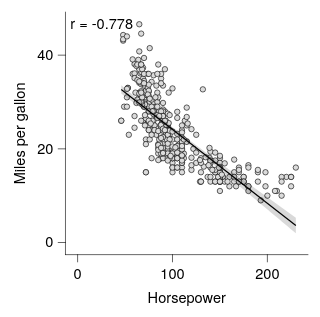

The Vega-Lite source for this figure:
### Vega-Lite specification from a JSON file in a GitHub repository (floating-point values rounded to 4 significant figures; data arrays with more than 128 entries replaced by an {"elided": "..."} marker saying what was removed)
{"background": null, "config": {"arc": {"fill": "#DBDBDB", "fillOpacity": 1.0, "innerRadius": 25.0, "padAngle": 0.03, "stroke": "black", "strokeOpacity": 1, "strokeWidth": 0.25}, "area": {"fill": "#DBDBDB", "fillOpacity": 1.0, "stroke": "black", "strokeOpacity": 1, "strokeWidth": 0.25}, "axis": {"domain": true, "domainCap": "round", "domainColor": "black", "domainWidth": 0.25, "grid": false, "gridCap": "round", "gridColor": "#F1F1F1", "gridDash": [0, 0], "gridOpacity": 1.0, "gridWidth": 0.25, "labelColor": "black", "labelFont": "Helvetica Neue, HelveticaNeue, Helvetica, Arial, sans-serif", "labelFontSize": 6, "labelFontStyle": "normal", "labelFontWeight": 400, "offset": 0, "ticks": true, "tickCap": "round", "tickColor": "black", "tickRound": false, "tickSize": 3.0, "tickWidth": 0.25, "titleColor": "black", "titleFont": "Helvetica Neue, HelveticaNeue, Helvetica, Arial, sans-serif", "titleFontSize": 6, "titleFontStyle": "normal", "titleFontWeight": 400}, "axisX": {"domain": true, "labelAlign": "center", "labelAngle": 0, "labels": true, "ticks": true, "translate": 0}, "axisY": {"domain": true, "labelAlign": "right", "labelAngle": 0, "labels": true, "ticks": true, "translate": 0}, "axisRight": {"domain": true, "labelAlign": "left", "labelAngle": 0, "labels": true, "ticks": true, "translate": 0}, "axisTop": {"domain": true, "labelAlign": "center", "labelAngle": 0, "labels": true, "ticks": true, "translate": 0}, "axisBand": {"tickOffset": 0}, "bar": {"fill": "#DBDBDB", "fillOpacity": 1.0, "stroke": "black", "strokeOpacity": 1, "strokeWidth": 0.25}, "boxplot": {"size": 9.0, "ticks": {"cornerRadius": 0.25, "fill": "black", "opacity": 1, "size": 4.5, "thickness": 0.25}, "box": {"fillOpacity": 1.0, "stroke": "black", "strokeOpacity": 1, "strokeWidth": 0.25}, "median": {"cornerRadius": 0, "fill": "black", "fillOpacity": 1.0, "opacity": 1, "size": 9.0, "thickness": 0.25}, "rule": {"fill": "black", "fillOpacity": 1.0, "size": 10.0, "stroke": "black", "strokeDash": [0, 0], "strokeOpacity": 1, "strokeWidth": 0.25}, "outliers": {"color": "black", "fill": "black", "fillOpacity": 1.0, "size": 0, "stroke": "black", "strokeOpacity": 1, "strokeWidth": 0.25}}, "circle": {"fill": "black", "fillOpacity": 1.0, "size": 1.25, "stroke": null, "strokeOpacity": 1, "strokeWidth": 0.25}, "errorband": {"band": {"fillOpacity": 0.6, "stroke": null, "strokeWidth": 0.25, "strokeOpacity": 1}, "borders": {"opacity": 0, "strokeOpacity": 1, "strokeWidth": 0.25}}, "errorbar": {"opacity": 1, "rule": {"strokeDash": [0, 0], "strokeWidth": 0.25}, "ticks": {"color": "black", "cornerRadius": 0.125, "opacity": 1, "size": 6.0, "thickness": 0.25}, "thickness": 0.25}, "font": "Helvetica Neue, HelveticaNeue, Helvetica, Arial, sans-serif", "geoshape": {"fill": "#DBDBDB", "fillOpacity": 1.0, "stroke": "black", "strokeOpacity": 1, "strokeWidth": 0.25}, "header": {"labelColor": "black", "labelFont": "Helvetica Neue, HelveticaNeue, Helvetica, Arial, sans-serif", "labelFontSize": 6, "labelFontStyle": "normal", "labelFontWeight": 400, "titleColor": "black", "titleFont": "Helvetica Neue, HelveticaNeue, Helvetica, Arial, sans-serif", "titleFontSize": 6, "titleFontStyle": "normal", "titleFontWeight": 400, "titlePadding": 0}, "legend": {"disable": false, "offset": 4.5, "titlePadding": 4, "labelOffset": 2, "gradientLabelOffset": 2, "columnPadding": 4, "rowPadding": 2, "gradientThickness": 5, "gradientOpacity": 1.0, "gradientStrokeColor": "black", "gradientStrokeWidth": 0.25, "labelColor": "black", "labelFont": "Helvetica Neue, HelveticaNeue, Helvetica, Arial, sans-serif", "labelFontSize": 6, "labelFontStyle": "normal", "labelFontWeight": 400, "strokeColor": "black", "strokeWidth": 0, "symbolSize": 36, "symbolStrokeColor": "black", "symbolStrokeWidth": 0.25, "titleColor": "black", "titleFont": "Helvetica Neue, HelveticaNeue, Helvetica, Arial, sans-serif", "titleFontSize": 6, "titleFontStyle": "normal", "titleFontWeight": 400}, "line": {"color": "black", "stroke": "black", "strokeCap": "butt", "strokeDash": [0, 0], "strokeOpacity": 1, "strokeWidth": 0.5}, "point": {"filled": true, "fill": "#DBDBDB", "fillOpacity": 1.0, "size": 5.0, "stroke": "black", "strokeOpacity": 1, "strokeWidth": 0.25}, "range": {"category": ["#9D9D9D", "#28287D", "#004225", "#47266F", "#00605D", "#DBDBDB", "#7983C1", "#6E927B", "#937FB4", "#699A97"], "diverging": {"scheme": ["#4F4265", "#6A5C82", "#85789D", "#A196B7", "#BDB5CE", "#D8D6DD", "#F6F6F6", "#CED8D7", "#9DBFBD", "#75A3A0", "#518683", "#326967", "#164D4B"]}, "heatmap": {"scheme": ["#440154", "#472270", "#433E82", "#38598C", "#2C728E", "#238A8D", "#24A086", "#39B578", "#5DC862", "#96D646", "#CAE02D", "#FDE724"]}, "ordinal": {"scheme": ["#F1F1F1", "#DBDBDB", "#C6C6C6", "#B2B2B2", "#9D9D9D", "#898989", "#767676", "#636363", "#515151", "#404040", "#2F2F2F", "#1F1F1F"]}, "ramp": {"scheme": ["#440154", "#472270", "#433E82", "#38598C", "#2C728E", "#238A8D", "#24A086", "#39B578", "#5DC862", "#96D646", "#CAE02D", "#FDE724"]}}, "rule": {"color": "black", "stroke": "black", "strokeCap": "round", "strokeDash": [2, 2], "strokeOpacity": 1, "strokeWidth": 0.25}, "scale": {"barBandPaddingInner": 0.1, "rectBandPaddingInner": 0, "tickBandPaddingInner": 0.1, "bandPaddingOuter": 0.1, "bandWithNestedOffsetPaddingInner": 0.2, "bandWithNestedOffsetPaddingOuter": 0.2, "offsetBandPaddingInner": 0, "offsetBandPaddingOuter": 0, "continuousPadding": 5.0, "round": false}, "rect": {"fill": "#DBDBDB", "fillOpacity": 1.0, "stroke": "black", "strokeOpacity": 1, "strokeWidth": 0.25}, "square": {"fill": "#DBDBDB", "fillOpacity": 1.0, "size": 10.0, "stroke": "black", "strokeOpacity": 1, "strokeWidth": 0.25}, "text": {"color": "black", "font": "Helvetica Neue, HelveticaNeue, Helvetica, Arial, sans-serif", "fontSize": 6, "fontStyle": "normal", "fontWeight": 400}, "tick": {"color": "black", "cornerRadius": 0.125, "opacity": 1.0, "size": 9.0, "thickness": 0.25}, "title": {"anchor": "middle", "frame": "group", "color": "black", "font": "Helvetica Neue, HelveticaNeue, Helvetica, Arial, sans-serif", "fontSize": 6, "fontStyle": "normal", "fontWeight": 400, "subtitleColor": "black", "subtitleFont": "Helvetica Neue, HelveticaNeue, Helvetica, Arial, sans-serif", "subtitleFontSize": 6, "subtitleFontStyle": "normal", "subtitleFontWeight": 400}, "trail": {"color": "black", "opacity": 1, "size": 0.5}, "view": {"continuousWidth": 100, "continuousHeight": 100, "discreteWidth": 100, "discreteHeight": 100, "fill": null, "stroke": null, "strokeWidth": 0.25}}, "layer": [{"data": {"name": "data-7285c4e2e195e5a75737a34913199f5f"}, "mark": {"type": "point"}, "encoding": {"x": {"field": "Horsepower", "type": "quantitative", "scale": {"nice": false}}, "y": {"field": "Miles_per_Gallon", "title": "Miles per gallon", "type": "quantitative", "scale": {"nice": false}}}}, {"layer": [{"data": {"name": "data-bdec693c0d523f811cea200769bb0903"}, "mark": {"type": "area", "fill": "black", "fillOpacity": 0.15, "stroke": null, "strokeWidth": 0}, "encoding": {"x": {"field": "Horsepower", "type": "quantitative", "scale": {"nice": false}}, "y": {"field": "Miles_per_Gallon", "type": "quantitative", "scale": {"nice": false}}, "y2": {"field": "__ci_hi"}}}, {"data": {"name": "data-e5e41d7cdc7704607649085c2c14cc40"}, "mark": {"type": "line"}, "encoding": {"x": {"field": "Horsepower", "type": "quantitative", "scale": {"nice": false}}, "y": {"field": "Miles_per_Gallon", "type": "quantitative", "scale": {"nice": false}}}}, {"data": {"values": [{"__dysonsphere__": 1}]}, "mark": {"type": "text", "align": "left", "angle": 0, "baseline": "top", "dx": 0, "dy": 0, "fontSize": 6, "opacity": 1.0}, "encoding": {"text": {"value": "r = -0.778"}, "x": {"value": 2}, "y": {"value": 2}}}], "name": "__dysonsphere_76376099648bb858_45"}], "$schema": "https://vega.github.io/schema/vega-lite/v6.4.1.json", "datasets": {"data-7285c4e2e195e5a75737a34913199f5f": {"elided": "392 records"}, "data-bdec693c0d523f811cea200769bb0903": [{"Horsepower": 46.0, "Miles_per_Gallon": 31.79, "__ci_hi": 33.56, "__dysonsphere__": 1}, {"Horsepower": 48.92, "Miles_per_Gallon": 31.36, "__ci_hi": 33.07, "__dysonsphere__": 1}, {"Horsepower": 51.84, "Miles_per_Gallon": 30.93, "__ci_hi": 32.58, "__dysonsphere__": 1}, {"Horsepower": 54.76, "Miles_per_Gallon": 30.5, "__ci_hi": 32.09, "__dysonsphere__": 1}, {"Horsepower": 57.68, "Miles_per_Gallon": 30.06, "__ci_hi": 31.6, "__dysonsphere__": 1}, {"Horsepower": 60.6, "Miles_per_Gallon": 29.63, "__ci_hi": 31.11, "__dysonsphere__": 1}, {"Horsepower": 63.52, "Miles_per_Gallon": 29.2, "__ci_hi": 30.62, "__dysonsphere__": 1}, {"Horsepower": 66.44, "Miles_per_Gallon": 28.76, "__ci_hi": 30.13, "__dysonsphere__": 1}, {"Horsepower": 69.37, "Miles_per_Gallon": 28.33, "__ci_hi": 29.65, "__dysonsphere__": 1}, {"Horsepower": 72.29, "Miles_per_Gallon": 27.89, "__ci_hi": 29.16, "__dysonsphere__": 1}, {"Horsepower": 75.21, "Miles_per_Gallon": 27.45, "__ci_hi": 28.68, "__dysonsphere__": 1}, {"Horsepower": 78.13, "Miles_per_Gallon": 27.01, "__ci_hi": 28.19, "__dysonsphere__": 1}, {"Horsepower": 81.05, "Miles_per_Gallon": 26.57, "__ci_hi": 27.71, "__dysonsphere__": 1}, {"Horsepower": 83.97, "Miles_per_Gallon": 26.13, "__ci_hi": 27.23, "__dysonsphere__": 1}, {"Horsepower": 86.89, "Miles_per_Gallon": 25.69, "__ci_hi": 26.76, "__dysonsphere__": 1}, {"Horsepower": 89.81, "Miles_per_Gallon": 25.24, "__ci_hi": 26.28, "__dysonsphere__": 1}, {"Horsepower": 92.73, "Miles_per_Gallon": 24.79, "__ci_hi": 25.81, "__dysonsphere__": 1}, {"Horsepower": 95.65, "Miles_per_Gallon": 24.34, "__ci_hi": 25.34, "__dysonsphere__": 1}, {"Horsepower": 98.57, "Miles_per_Gallon": 23.88, "__ci_hi": 24.87, "__dysonsphere__": 1}, {"Horsepower": 101.5, "Miles_per_Gallon": 23.43, "__ci_hi": 24.4, "__dysonsphere__": 1}, {"Horsepower": 104.4, "Miles_per_Gallon": 22.97, "__ci_hi": 23.94, "__dysonsphere__": 1}, {"Horsepower": 107.3, "Miles_per_Gallon": 22.51, "__ci_hi": 23.48, "__dysonsphere__": 1}, {"Horsepower": 110.3, "Miles_per_Gallon": 22.04, "__ci_hi": 23.03, "__dysonsphere__": 1}, {"Horsepower": 113.2, "Miles_per_Gallon": 21.57, "__ci_hi": 22.57, "__dysonsphere__": 1}, {"Horsepower": 116.1, "Miles_per_Gallon": 21.1, "__ci_hi": 22.12, "__dysonsphere__": 1}, {"Horsepower": 119.0, "Miles_per_Gallon": 20.63, "__ci_hi": 21.67, "__dysonsphere__": 1}, {"Horsepower": 121.9, "Miles_per_Gallon": 20.15, "__ci_hi": 21.22, "__dysonsphere__": 1}, {"Horsepower": 124.9, "Miles_per_Gallon": 19.68, "__ci_hi": 20.78, "__dysonsphere__": 1}, {"Horsepower": 127.8, "Miles_per_Gallon": 19.2, "__ci_hi": 20.34, "__dysonsphere__": 1}, {"Horsepower": 130.7, "Miles_per_Gallon": 18.72, "__ci_hi": 19.9, "__dysonsphere__": 1}, {"Horsepower": 133.6, "Miles_per_Gallon": 18.23, "__ci_hi": 19.46, "__dysonsphere__": 1}, {"Horsepower": 136.5, "Miles_per_Gallon": 17.75, "__ci_hi": 19.02, "__dysonsphere__": 1}, {"Horsepower": 139.5, "Miles_per_Gallon": 17.26, "__ci_hi": 18.58, "__dysonsphere__": 1}, {"Horsepower": 142.4, "Miles_per_Gallon": 16.78, "__ci_hi": 18.15, "__dysonsphere__": 1}, {"Horsepower": 145.3, "Miles_per_Gallon": 16.29, "__ci_hi": 17.71, "__dysonsphere__": 1}, {"Horsepower": 148.2, "Miles_per_Gallon": 15.8, "__ci_hi": 17.28, "__dysonsphere__": 1}, {"Horsepower": 151.1, "Miles_per_Gallon": 15.31, "__ci_hi": 16.85, "__dysonsphere__": 1}, {"Horsepower": 154.1, "Miles_per_Gallon": 14.82, "__ci_hi": 16.41, "__dysonsphere__": 1}, {"Horsepower": 157.0, "Miles_per_Gallon": 14.33, "__ci_hi": 15.98, "__dysonsphere__": 1}, {"Horsepower": 159.9, "Miles_per_Gallon": 13.84, "__ci_hi": 15.55, "__dysonsphere__": 1}, {"Horsepower": 162.8, "Miles_per_Gallon": 13.35, "__ci_hi": 15.12, "__dysonsphere__": 1}, {"Horsepower": 165.7, "Miles_per_Gallon": 12.86, "__ci_hi": 14.69, "__dysonsphere__": 1}, {"Horsepower": 168.7, "Miles_per_Gallon": 12.36, "__ci_hi": 14.26, "__dysonsphere__": 1}, {"Horsepower": 171.6, "Miles_per_Gallon": 11.87, "__ci_hi": 13.83, "__dysonsphere__": 1}, {"Horsepower": 174.5, "Miles_per_Gallon": 11.38, "__ci_hi": 13.4, "__dysonsphere__": 1}, {"Horsepower": 177.4, "Miles_per_Gallon": 10.88, "__ci_hi": 12.97, "__dysonsphere__": 1}, {"Horsepower": 180.3, "Miles_per_Gallon": 10.39, "__ci_hi": 12.55, "__dysonsphere__": 1}, {"Horsepower": 183.3, "Miles_per_Gallon": 9.897, "__ci_hi": 12.12, "__dysonsphere__": 1}, {"Horsepower": 186.2, "Miles_per_Gallon": 9.402, "__ci_hi": 11.69, "__dysonsphere__": 1}, {"Horsepower": 189.1, "Miles_per_Gallon": 8.908, "__ci_hi": 11.26, "__dysonsphere__": 1}, {"Horsepower": 192.0, "Miles_per_Gallon": 8.413, "__ci_hi": 10.84, "__dysonsphere__": 1}, {"Horsepower": 195.0, "Miles_per_Gallon": 7.918, "__ci_hi": 10.41, "__dysonsphere__": 1}, {"Horsepower": 197.9, "Miles_per_Gallon": 7.423, "__ci_hi": 9.983, "__dysonsphere__": 1}, {"Horsepower": 200.8, "Miles_per_Gallon": 6.927, "__ci_hi": 9.556, "__dysonsphere__": 1}, {"Horsepower": 203.7, "Miles_per_Gallon": 6.432, "__ci_hi": 9.129, "__dysonsphere__": 1}, {"Horsepower": 206.6, "Miles_per_Gallon": 5.936, "__ci_hi": 8.703, "__dysonsphere__": 1}, {"Horsepower": 209.6, "Miles_per_Gallon": 5.441, "__ci_hi": 8.277, "__dysonsphere__": 1}, {"Horsepower": 212.5, "Miles_per_Gallon": 4.945, "__ci_hi": 7.85, "__dysonsphere__": 1}, {"Horsepower": 215.4, "Miles_per_Gallon": 4.449, "__ci_hi": 7.424, "__dysonsphere__": 1}, {"Horsepower": 218.3, "Miles_per_Gallon": 3.953, "__ci_hi": 6.998, "__dysonsphere__": 1}, {"Horsepower": 221.2, "Miles_per_Gallon": 3.457, "__ci_hi": 6.572, "__dysonsphere__": 1}, {"Horsepower": 224.2, "Miles_per_Gallon": 2.961, "__ci_hi": 6.147, "__dysonsphere__": 1}, {"Horsepower": 227.1, "Miles_per_Gallon": 2.464, "__ci_hi": 5.721, "__dysonsphere__": 1}, {"Horsepower": 230.0, "Miles_per_Gallon": 1.968, "__ci_hi": 5.295, "__dysonsphere__": 1}], "data-e5e41d7cdc7704607649085c2c14cc40": [{"Horsepower": 46.0, "Miles_per_Gallon": 32.68, "__dysonsphere__": 1}, {"Horsepower": 230.0, "Miles_per_Gallon": 3.632, "__dysonsphere__": 1}]}}
